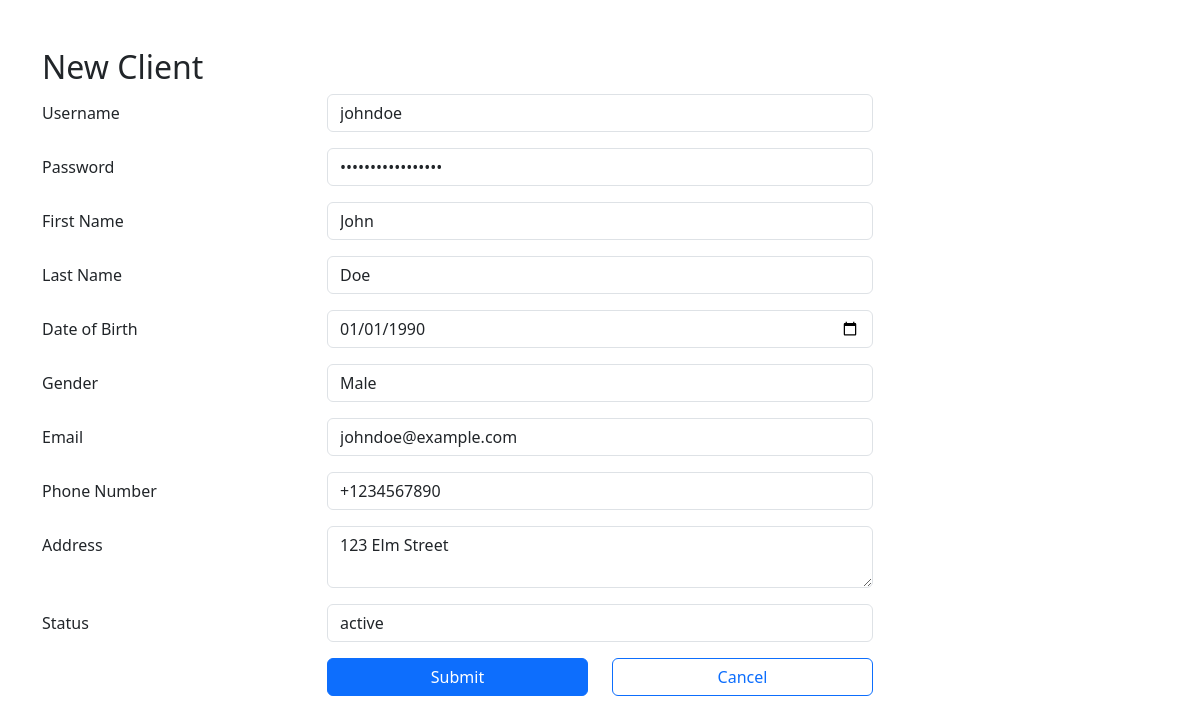
/admin/edit_client.php?UserID=1, run on the app's committed database.
### tables this page shows
CREATE TABLE Users (
    UserID INT AUTO_INCREMENT PRIMARY KEY, 
    Username VARCHAR(32) NOT NULL UNIQUE CHECK (Username REGEXP '^[a-zA-Z0-9_]{3,32}$'), 
    Password VARCHAR(255) NOT NULL,
    Creation_Date TIMESTAMP DEFAULT CURRENT_TIMESTAMP, 
    First_Name VARCHAR(64) NOT NULL CHECK (First_Name REGEXP '^[A-Za-z]+$'), 
    Last_Name VARCHAR(64) NOT NULL CHECK (Last_Name REGEXP '^[A-Za-z]+$'), 
    Date_of_Birth DATE NOT NULL, 
    Gender ENUM('male', 'female') NOT NULL, 
    Email VARCHAR(64) NOT NULL UNIQUE CHECK (Email REGEXP '^[a-zA-Z0-9._%+-]+@[a-zA-Z0-9.-]+\\.[a-zA-Z]{2,}$'), 
    Phone_Number VARCHAR(15) NOT NULL UNIQUE CHECK (Phone_Number REGEXP '^\\+?[0-9]{7,15}$'), 
    Address VARCHAR(255) NOT NULL,
    Status Enum('active', 'deleted') NOT NULL DEFAULT 'active',
    password_reset_token VARCHAR(255) DEFAULT NULL,
    password_reset_expiry DATETIME DEFAULT NULL
);

### admin/edit_client.php (the view, shortened to what this page needs)
<?php
$servername = "localhost";
$username = "root";
$password = "";
$database = "pos_db";
$connection = new mysqli($servername, $username, $password, $database);
$username = "";
$password = "";
$first_name = "";
$last_name = "";
$dob = "";
$gender = "";
$email = "";
$phone_num = "";
$address = "";
$status = "";
if ( $_SERVER['REQUEST_METHOD'] == 'GET' ) {
    $UserID = $_GET["UserID"];
    $sql = "SELECT * FROM Users WHERE UserID=$UserID";
    $result = $connection->query($sql);
    $row = $result->fetch_assoc();
    $username   =  $row["Username"];
    $password   =  $row["Password"];
    $first_name =  $row["First_Name"];
    $last_name  =  $row["Last_Name"];
    $dob        =  $row["Date_of_Birth"];
    $gender     =  $row["Gender"];
    $email      =  $row["Email"];
    $phone_num  =  $row["Phone_Number"];
    $address    =  $row["Address"];
    $status     =  $row["Status"];
}
?>
<!DOCTYPE html>
<html lang="en">
<head>
    <link href="https://cdn.jsdelivr.net/npm/bootstrap@5.3.3/dist/css/bootstrap.min.css" rel="stylesheet">
</head>
<body>
    <div class="container my-5">
        <h2>New Client</h2>
        <form method="post">
            <div class="row mb-3">
                <label class="col-sm-3 col-form-label">Username</label>
                <div class="col-sm-6">
                    <input type="text" class="form-control" name="Username" value="<?php echo $username; ?>" required>
                </div>
            </div>
            <div class="row mb-3">
                <label class="col-sm-3 col-form-label">Password</label>
                <div class="col-sm-6">
                    <input type="password" class="form-control" name="Password" value="<?php echo $password; ?>" required>
                </div>
            </div>
            <div class="row mb-3">
                <label class="col-sm-3 col-form-label">First Name</label>
                <div class="col-sm-6">
                    <input type="text" class="form-control" name="First_Name" value="<?php echo $first_name; ?>" required>
                </div>
            </div>
            <div class="row mb-3">
                <label class="col-sm-3 col-form-label">Last Name</label>
                <div class="col-sm-6">
                    <input type="text" class="form-control" name="Last_Name" value="<?php echo $last_name; ?>" required>
                </div>
            </div>
            <div class="row mb-3">
                <label class="col-sm-3 col-form-label">Date of Birth</label>
                <div class="col-sm-6">
                    <input type="date" class="form-control" name="Date_of_Birth" value="<?php echo $dob; ?>" required>
                </div>
            </div>
            <div class="row mb-3">
                <label class="col-sm-3 col-form-label">Gender</label>
                <div class="col-sm-6">
                    <select class="form-control" name="Gender" required>
                        <option value="male" <?php echo $gender == 'male' ? 'selected' : ''; ?>>Male</option>
                    </select>
                </div>
            </div>
            <div class="row mb-3">
                <label class="col-sm-3 col-form-label">Email</label>
                <div class="col-sm-6">
                    <input type="email" class="form-control" name="Email" value="<?php echo $email; ?>" required>
                </div>
            </div>
            <div class="row mb-3">
                <label class="col-sm-3 col-form-label">Phone Number</label>
                <div class="col-sm-6">
                    <input type="tel" class="form-control" name="Phone_Number" value="<?php echo $phone_num; ?>" required>
                </div>
            </div>
            <div class="row mb-3">
                <label class="col-sm-3 col-form-label">Address</label>
                <div class="col-sm-6">
                    <textarea class="form-control" name="Address" required><?php echo $address; ?></textarea>
                </div>
            </div>
            <div class="row mb-3">
                <label class="col-sm-3 col-form-label">Status</label>
                <div class="col-sm-6">
                    <select class="form-control" name="Status" required>
                        <option value="active" <?php echo $status == 'active' ? 'selected' : ''; ?>>active</option>
                    </select>
                </div>
            </div>
            <div class="row mb-3">
                <div class="offset-sm-3 col-sm-3 d-grid">
                    <button type="submit" class="btn btn-primary">Submit</button>
                </div>
                <div class="col-sm-3 d-grid">
                    <a class="btn btn-outline-primary" href="/POS/admin/read_clients.php" role="button">Cancel</a>
                </div>
            </div>
        </form>
    </div>
</body>
</html>

### data on the page
users: Username "johndoe", First_Name "John", Last_Name "Doe", Date_of_Birth "01/01/1990", Gender "Male", Email "johndoe@example.com", Phone_Number "+1234567890", Address "123 Elm Street", Status "active"
